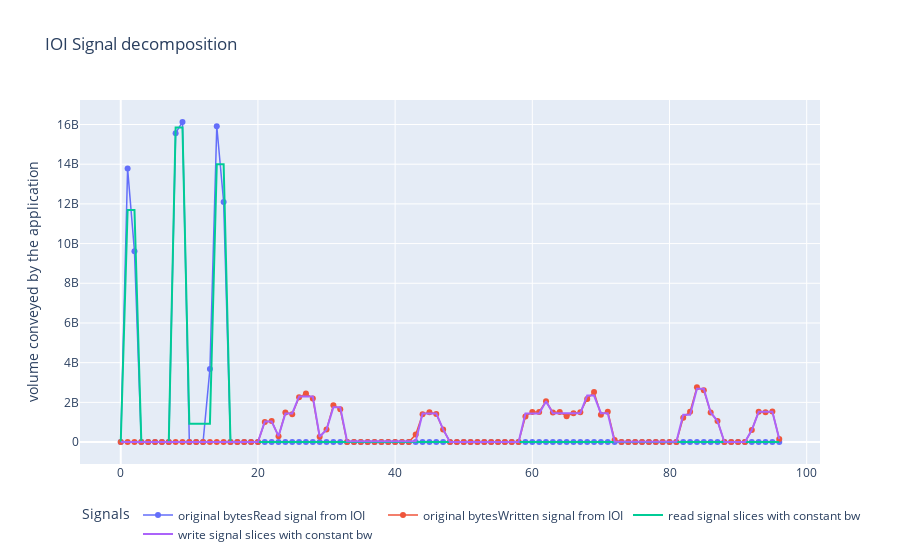

Notebook code for this chart:
### Code cell
fig = plot_detected_phases(jobid=3911)
fig.show()
